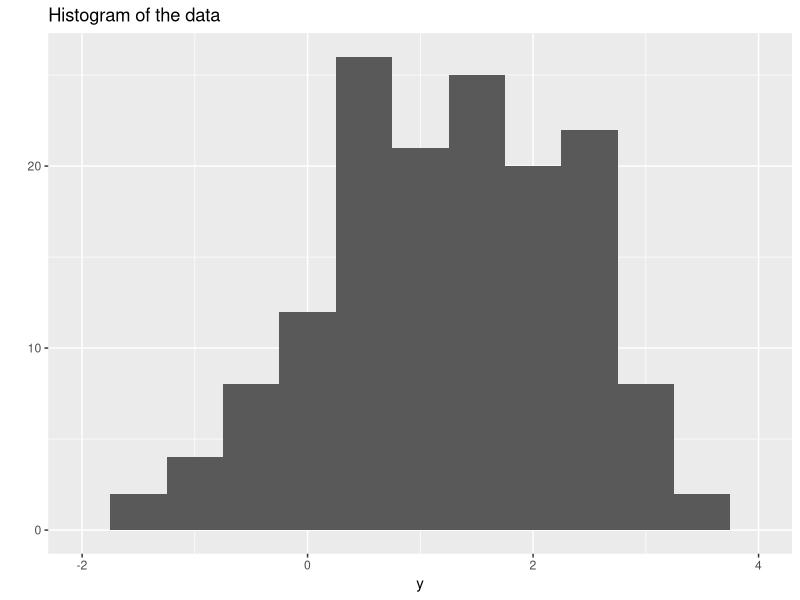
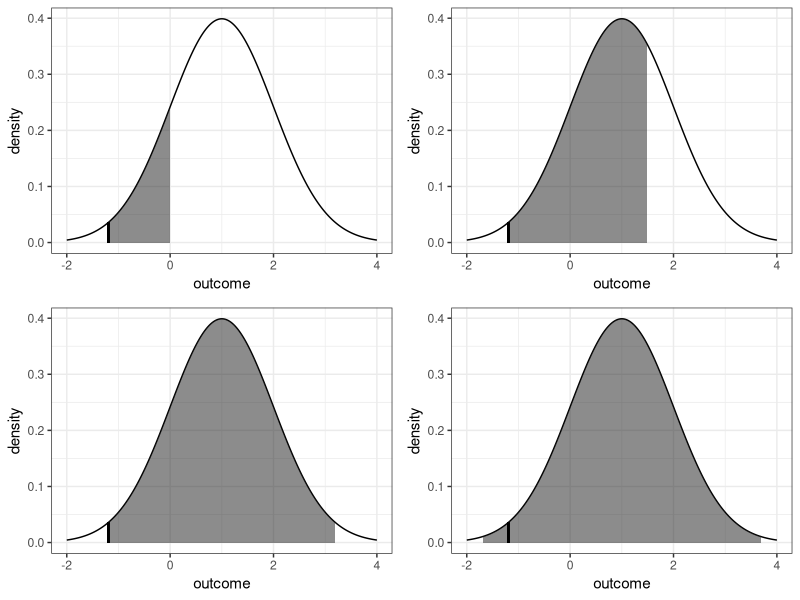
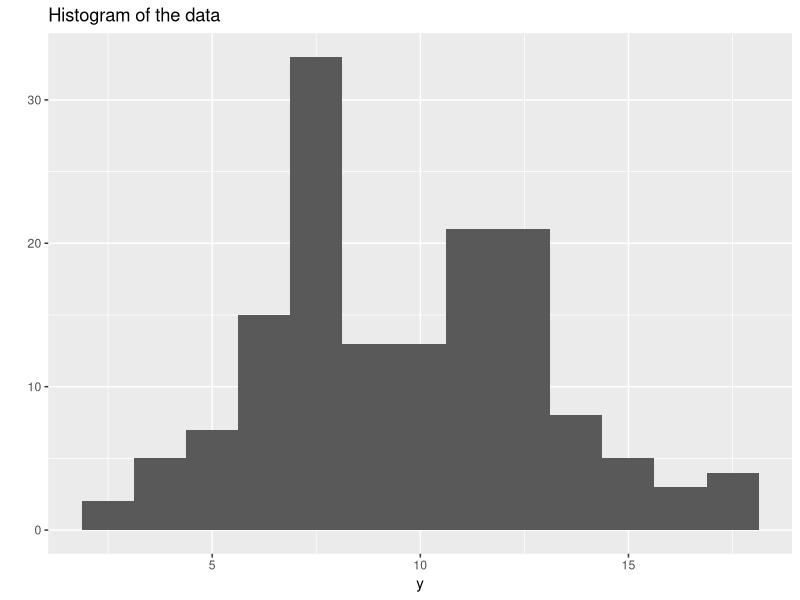
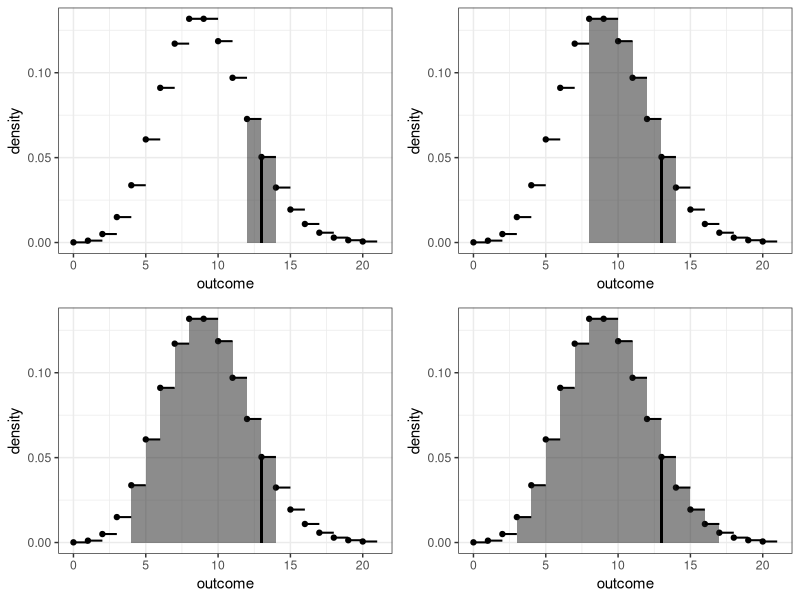

These charts were generated, in order, by the following R code:
library(ggplot2)
set.seed(1234567890)

#### get normal distribution plots ####
mu.true <- 1
y <- rnorm(150, mean = mu.true)
qplot(y, bins=13,xlim=c(-3,3)+mu.true, main='Histogram of the data')

x.grid <- seq(-3+mu.true,3+mu.true,by=.01)
y.grid <- sapply(x.grid, function(x) dnorm(x, mean=mu.true))
dd <- data.frame(x=x.grid, y=y.grid)
get_plt <- function(l,u) {
  conff <- round(pnorm(u, mean=mu.true)-pnorm(l, mean=mu.true),3)
  print(paste0(c(conff, c(l,u)), sep='; '))
  qplot(x,y,data=dd,geom="line",ylab='density',xlab='outcome')+
  geom_ribbon(data=subset(dd,x>l & x<u),
              aes(ymax=y,ymin=0),
              fill="grey10",colour=NA,alpha=0.5)+
  #annotate('text', x=2.5,y=.3,label=conff)+
  geom_segment(aes(x=obs, xend=obs, y=0, yend=dnorm(obs, mean=mu.true)), col='black', size=.7)+
  theme_bw()
}

obs <- -1.2
#l<-obs;u<-obs+.05;plt1 <- get_plt(l,u)
l<-obs;u<-0;plt2 <- get_plt(l,u)
l<-obs;u<-1.5;plt3 <- get_plt(l,u)
l<-obs;u<-abs(obs-mu.true)+mu.true;plt4 <- get_plt(l,u)
l<--1.7;u<-abs(l-mu.true)+mu.true;plt5 <- get_plt(l,u)
#l<--4;u<-abs(l-mu.true)+mu.true; plt6 <- get_plt(l,u)
plt <- gridExtra::grid.arrange(#plt1,
                        plt2, plt3, plt4, plt5,
                        #plt6,
                        nrow=2)

ggsave('normal_hdr_grid.eps', plt, device=cairo_ps, fallback_resolution = 300, width = 65, height = 60, units = "mm", dpi=300, scale=2) #width=75




#### get poisson distribution plots ####
set.seed(1234567890)
mu.true <- 9
y <- rpois(150, mu.true)
qplot(y, bins=13, main='Histogram of the data')

x.grid <- 0:20
y.grid <- sapply(x.grid, function(x) dpois(x, mu.true))
dd <- data.frame(x=x.grid, y=y.grid)
get_plt_pois <- function(l,u) {
  n <- nrow(subset(dd, x>=l & x<=u))

  conff <- round(dpois(u, mu.true)-dpois(l, mu.true),3)
  print(paste0(c(conff, c(l,u)), sep='; '))
  qplot(x,y,data=dd,geom=c("point"),ylab='density',xlab='outcome')+
    geom_ribbon(data=rbind(subset(dd, x>=l & x<=u),
                           subset(with(dd, data.frame(x=x+1, y)), x>=l+1 & x<=u+1))[
                             rep(c(0,n), n)+rep(1:n, each=2),
                           ],
                aes(ymax=y,ymin=0),
                fill="grey10",colour=NA,alpha=0.5)+
    #annotate('text', x=2.5,y=.3,label=conff)+
    geom_segment(aes(x=obs, xend=obs, y=0, yend=dpois(obs, mu.true)), col='black', size=1)+
    geom_segment(data=dd, aes(x=x, xend=x+1, y=dpois(x, mu.true), yend=dpois(x, mu.true)), col='black', size=.7)+
    theme_bw()
}

obs <- 13
u<-obs;l<-12;plt2 <- get_plt_pois(l,u)
u<-obs;l<-8;plt3 <- get_plt_pois(l,u)
u<-obs;l<-4;plt4 <- get_plt_pois(l,u)
u<-16;l<-3;plt5 <- get_plt_pois(l,u)
plt_pois <- gridExtra::grid.arrange(plt2, plt3, plt4, plt5, nrow=2)

ggsave('poisson_hdr_grid.eps', plt_pois, device=cairo_ps, fallback_resolution = 300, width = 65, height = 60, units = "mm", dpi=300, scale=2) #width=75
